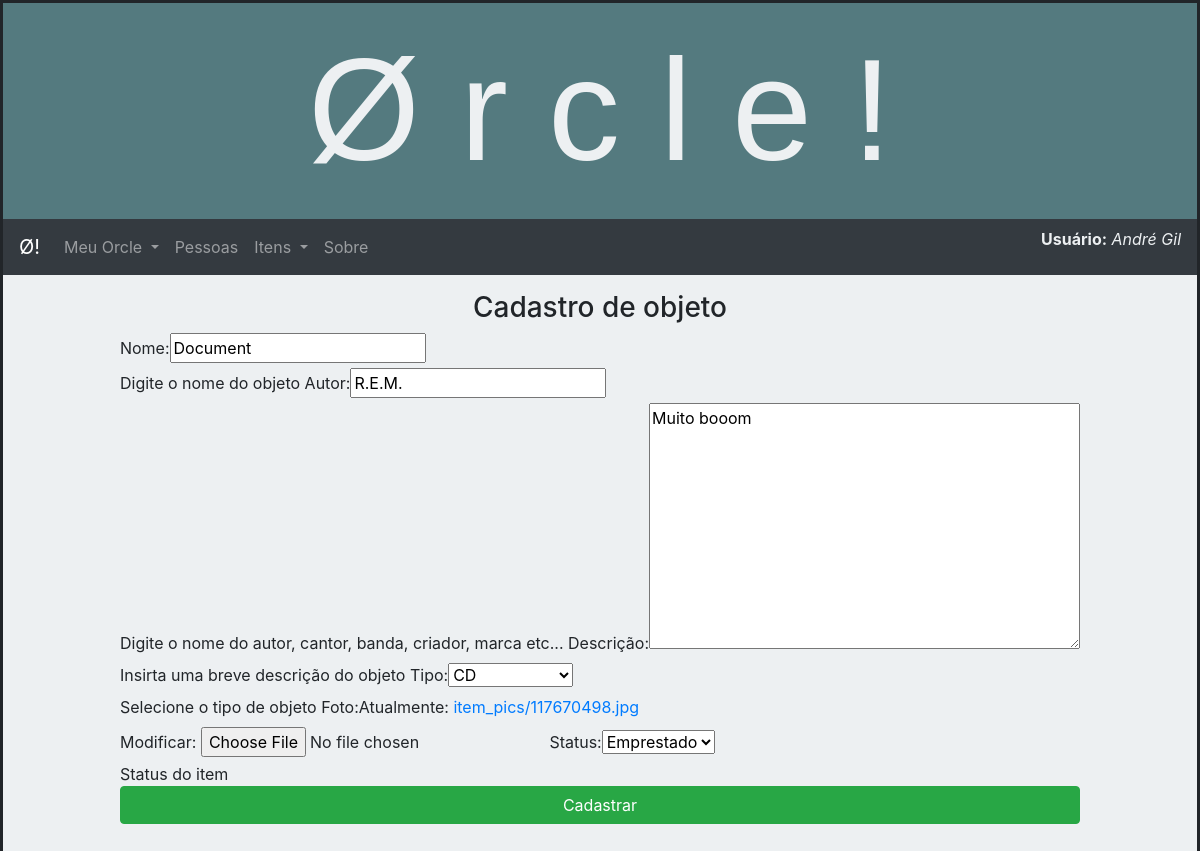
The page /borrows/item/6/update/ (signed in) on the database its author committed.
### borrows/models.py (models this page shows, shortened)
class Item(models.Model):
    nome = models.CharField(max_length=200, help_text='Digite o nome do objeto')
    autor = models.CharField(max_length=200, help_text='Digite o nome do autor, cantor, banda, criador, marca etc...')
    descricao = models.TextField("Descrição",max_length=1000, help_text='Insirta uma breve descrição do objeto')
    dono = models.ForeignKey(User, on_delete=models.CASCADE)
    tipo = models.ForeignKey('TipoItem', on_delete=models.SET_NULL, null=True, help_text='Selecione o tipo de objeto')
    foto = models.ImageField(upload_to = 'item_pics', default = 'item_pics/no-image-item.png')
    LOAN_STATUS = (
        ('e', 'Emprestado'),
        ('i', 'Indisponível'),
        ('d', 'Disponível'),
    )
    status = models.CharField(
        max_length=1,
        choices=LOAN_STATUS,
        default='d',
        help_text='Status do item',
    )
    dtCadastro = models.DateTimeField("Cadastrado em",auto_now_add=True)

class TipoItem(models.Model):
    nome = models.CharField(max_length=200, help_text='Digite o nome tipo de objeto')
    descricao = models.TextField("Descrição",max_length=1000, help_text='Insira uma breve descrição do tipo de objeto')
    def __str__(self):
        return f'{self.nome}'

### borrows/views.py (the view)
# urls.py: path('item/<int:pk>/update/', views.ItemUpdate.as_view(), name='item_update'),
class ItemUpdate(LoginRequiredMixin,UpdateView):
    model = Item
    fields = ['nome', 'autor', 'descricao', 'tipo', 'foto', 'status']
    success_url = reverse_lazy('itens')

### borrows/templates/borrows/item_form.html (shortened to what this page needs)
{% extends "base_generic.html" %}
{% load bootstrap %}
{% block menu %}
  {% include "menu-bootstrap.html" %}
{% endblock %}
{% block content %}
<div class="container">
  <div class="container col-6" style="text-align:center;">
      <h3>Cadastro de objeto</h3>
  </div>
  <div class="row justify-content-center">
    <form action="" method="post" enctype="multipart/form-data">
      {{ form|bootstrap}}
    <input type="submit" value="Cadastrar" class='btn btn-success btn-block'>
  </form>
</div>
</div>
{% endblock %}

### borrows/templates/menu-bootstrap.html (shortened to what this page needs)
<nav class="navbar navbar-expand-lg navbar-dark bg-dark">
    <a class="navbar-brand" href="{% url 'index' %}">&#216!</a>
    <div class="collapse navbar-collapse" id="conteudoNavbarSuportado">
        <ul class="navbar-nav mr-auto">
        <li class="nav-item dropdown">
            <a class="nav-link dropdown-toggle" id="navbarDropdown" role="button" data-toggle="dropdown" aria-haspopup="true" aria-expanded="false">
            Meu Orcle
            </a>
        </li>
        <li class="nav-item">
             <a class="nav-link" href="/borrows/pessoas">Pessoas</a>
        </li>
        <li class="nav-item dropdown">
                <a class="nav-link dropdown-toggle" id="navbarDropdown" role="button" data-toggle="dropdown" aria-haspopup="true" aria-expanded="false">
                Itens
                </a>
            </li>
        <li class="nav-item">
            <a class="nav-link" href="/borrows/sobre">Sobre</a>
        </li>
        </ul>
        <div class="float-right">
            <p style="color:#edf0f2;"> <strong>Usuário:</strong> <i>{{ user.get_full_name }}</p></i>
        </div>
    </div>
</nav>

### borrows/static/css/estilo.css (style rules this page uses)
ul { list-style: none; }

### rows shown on the page
Item: nome "Document", autor "R.E.M.", descricao "Muito booom", tipo "CD", status "Emprestado"

### other values the page prints
{{ user.get_full_name }} "André Gil"
